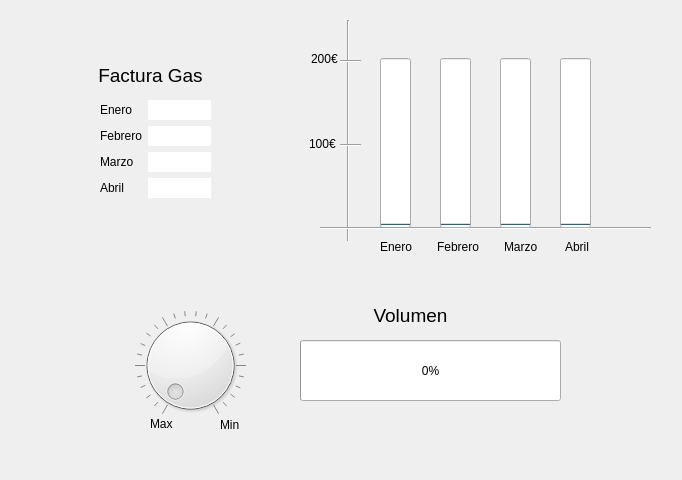
<?xml version="1.0" encoding="UTF-8"?>
<ui version="4.0">
 <class>Dialog</class>
 <widget class="QDialog" name="Dialog">
  <property name="geometry">
   <rect>
    <x>0</x>
    <y>0</y>
    <width>682</width>
    <height>480</height>
   </rect>
  </property>
  <property name="windowTitle">
   <string>Dialog</string>
  </property>
  <widget class="QWidget" name="gridLayoutWidget">
   <property name="geometry">
    <rect>
     <x>100</x>
     <y>100</y>
     <width>111</width>
     <height>100</height>
    </rect>
   </property>
   <layout class="QGridLayout" name="gridLayout">
    <item row="0" column="0">
     <widget class="QLabel" name="label_3">
      <property name="text">
       <string>Enero</string>
      </property>
     </widget>
    </item>
    <item row="1" column="0">
     <widget class="QLabel" name="label_2">
      <property name="text">
       <string>Febrero</string>
      </property>
     </widget>
    </item>
    <item row="2" column="1">
     <widget class="QLineEdit" name="marzo">
      <property name="frame">
       <bool>false</bool>
      </property>
     </widget>
    </item>
    <item row="0" column="1">
     <widget class="QLineEdit" name="enero">
      <property name="frame">
       <bool>false</bool>
      </property>
     </widget>
    </item>
    <item row="1" column="1">
     <widget class="QLineEdit" name="febrero">
      <property name="frame">
       <bool>false</bool>
      </property>
     </widget>
    </item>
    <item row="2" column="0">
     <widget class="QLabel" name="label_4">
      <property name="text">
       <string>Marzo</string>
      </property>
     </widget>
    </item>
    <item row="3" column="0">
     <widget class="QLabel" name="label_5">
      <property name="text">
       <string>Abril</string>
      </property>
     </widget>
    </item>
    <item row="3" column="1">
     <widget class="QLineEdit" name="abril">
      <property name="frame">
       <bool>false</bool>
      </property>
     </widget>
    </item>
   </layout>
  </widget>
  <widget class="QLabel" name="label">
   <property name="geometry">
    <rect>
     <x>70</x>
     <y>60</y>
     <width>161</width>
     <height>31</height>
    </rect>
   </property>
   <property name="font">
    <font>
     <pointsize>14</pointsize>
    </font>
   </property>
   <property name="text">
    <string>Factura Gas</string>
   </property>
   <property name="alignment">
    <set>Qt::AlignCenter</set>
   </property>
  </widget>
  <widget class="Line" name="line">
   <property name="geometry">
    <rect>
     <x>340</x>
     <y>20</y>
     <width>16</width>
     <height>221</height>
    </rect>
   </property>
   <property name="orientation">
    <enum>Qt::Vertical</enum>
   </property>
  </widget>
  <widget class="QProgressBar" name="barra_e">
   <property name="geometry">
    <rect>
     <x>380</x>
     <y>58</y>
     <width>31</width>
     <height>170</height>
    </rect>
   </property>
   <property name="maximum">
    <number>200</number>
   </property>
   <property name="value">
    <number>0</number>
   </property>
   <property name="textVisible">
    <bool>true</bool>
   </property>
   <property name="orientation">
    <enum>Qt::Vertical</enum>
   </property>
   <property name="textDirection">
    <enum>QProgressBar::TopToBottom</enum>
   </property>
   <property name="format">
    <string>p</string>
   </property>
  </widget>
  <widget class="Line" name="line_3">
   <property name="geometry">
    <rect>
     <x>320</x>
     <y>220</y>
     <width>331</width>
     <height>16</height>
    </rect>
   </property>
   <property name="orientation">
    <enum>Qt::Horizontal</enum>
   </property>
  </widget>
  <widget class="QProgressBar" name="barra_f">
   <property name="geometry">
    <rect>
     <x>440</x>
     <y>58</y>
     <width>31</width>
     <height>170</height>
    </rect>
   </property>
   <property name="maximum">
    <number>200</number>
   </property>
   <property name="value">
    <number>0</number>
   </property>
   <property name="orientation">
    <enum>Qt::Vertical</enum>
   </property>
   <property name="format">
    <string>p</string>
   </property>
  </widget>
  <widget class="QProgressBar" name="barra_m">
   <property name="geometry">
    <rect>
     <x>500</x>
     <y>58</y>
     <width>31</width>
     <height>170</height>
    </rect>
   </property>
   <property name="maximum">
    <number>200</number>
   </property>
   <property name="value">
    <number>0</number>
   </property>
   <property name="orientation">
    <enum>Qt::Vertical</enum>
   </property>
   <property name="format">
    <string>p</string>
   </property>
  </widget>
  <widget class="QProgressBar" name="barra_a">
   <property name="geometry">
    <rect>
     <x>560</x>
     <y>58</y>
     <width>31</width>
     <height>170</height>
    </rect>
   </property>
   <property name="maximum">
    <number>200</number>
   </property>
   <property name="value">
    <number>0</number>
   </property>
   <property name="orientation">
    <enum>Qt::Vertical</enum>
   </property>
   <property name="format">
    <string>p</string>
   </property>
  </widget>
  <widget class="Line" name="line_2">
   <property name="geometry">
    <rect>
     <x>340</x>
     <y>51</y>
     <width>21</width>
     <height>20</height>
    </rect>
   </property>
   <property name="orientation">
    <enum>Qt::Horizontal</enum>
   </property>
  </widget>
  <widget class="Line" name="line_4">
   <property name="geometry">
    <rect>
     <x>340</x>
     <y>135</y>
     <width>21</width>
     <height>20</height>
    </rect>
   </property>
   <property name="orientation">
    <enum>Qt::Horizontal</enum>
   </property>
  </widget>
  <widget class="QLabel" name="label_6">
   <property name="geometry">
    <rect>
     <x>309</x>
     <y>133</y>
     <width>31</width>
     <height>21</height>
    </rect>
   </property>
   <property name="text">
    <string>100€</string>
   </property>
  </widget>
  <widget class="QLabel" name="label_7">
   <property name="geometry">
    <rect>
     <x>311</x>
     <y>48</y>
     <width>51</width>
     <height>21</height>
    </rect>
   </property>
   <property name="text">
    <string>200€</string>
   </property>
  </widget>
  <widget class="QDial" name="dial">
   <property name="geometry">
    <rect>
     <x>110</x>
     <y>310</y>
     <width>161</width>
     <height>111</height>
    </rect>
   </property>
   <property name="maximum">
    <number>100</number>
   </property>
   <property name="sliderPosition">
    <number>0</number>
   </property>
   <property name="invertedAppearance">
    <bool>false</bool>
   </property>
   <property name="wrapping">
    <bool>false</bool>
   </property>
   <property name="notchesVisible">
    <bool>true</bool>
   </property>
  </widget>
  <widget class="QProgressBar" name="volumen">
   <property name="geometry">
    <rect>
     <x>300</x>
     <y>340</y>
     <width>261</width>
     <height>61</height>
    </rect>
   </property>
   <property name="value">
    <number>0</number>
   </property>
   <property name="textVisible">
    <bool>true</bool>
   </property>
  </widget>
  <widget class="QLabel" name="label_8">
   <property name="geometry">
    <rect>
     <x>150</x>
     <y>417</y>
     <width>46</width>
     <height>13</height>
    </rect>
   </property>
   <property name="text">
    <string>Max</string>
   </property>
  </widget>
  <widget class="QLabel" name="label_9">
   <property name="geometry">
    <rect>
     <x>220</x>
     <y>417</y>
     <width>21</width>
     <height>16</height>
    </rect>
   </property>
   <property name="text">
    <string>Min</string>
   </property>
  </widget>
  <widget class="QLabel" name="label_10">
   <property name="geometry">
    <rect>
     <x>300</x>
     <y>300</y>
     <width>221</width>
     <height>31</height>
    </rect>
   </property>
   <property name="font">
    <font>
     <pointsize>14</pointsize>
    </font>
   </property>
   <property name="text">
    <string>Volumen</string>
   </property>
   <property name="alignment">
    <set>Qt::AlignCenter</set>
   </property>
  </widget>
  <widget class="QLabel" name="e1">
   <property name="geometry">
    <rect>
     <x>380</x>
     <y>240</y>
     <width>46</width>
     <height>13</height>
    </rect>
   </property>
   <property name="text">
    <string>Enero</string>
   </property>
  </widget>
  <widget class="QLabel" name="e2">
   <property name="geometry">
    <rect>
     <x>437</x>
     <y>240</y>
     <width>46</width>
     <height>13</height>
    </rect>
   </property>
   <property name="text">
    <string>Febrero</string>
   </property>
  </widget>
  <widget class="QLabel" name="e3">
   <property name="geometry">
    <rect>
     <x>504</x>
     <y>240</y>
     <width>46</width>
     <height>13</height>
    </rect>
   </property>
   <property name="text">
    <string>Marzo</string>
   </property>
  </widget>
  <widget class="QLabel" name="e4">
   <property name="geometry">
    <rect>
     <x>565</x>
     <y>240</y>
     <width>46</width>
     <height>13</height>
    </rect>
   </property>
   <property name="text">
    <string>Abril</string>
   </property>
  </widget>
 </widget>
 <tabstops>
  <tabstop>enero</tabstop>
  <tabstop>febrero</tabstop>
  <tabstop>marzo</tabstop>
  <tabstop>abril</tabstop>
  <tabstop>dial</tabstop>
 </tabstops>
 <resources/>
 <connections/>
</ui>
